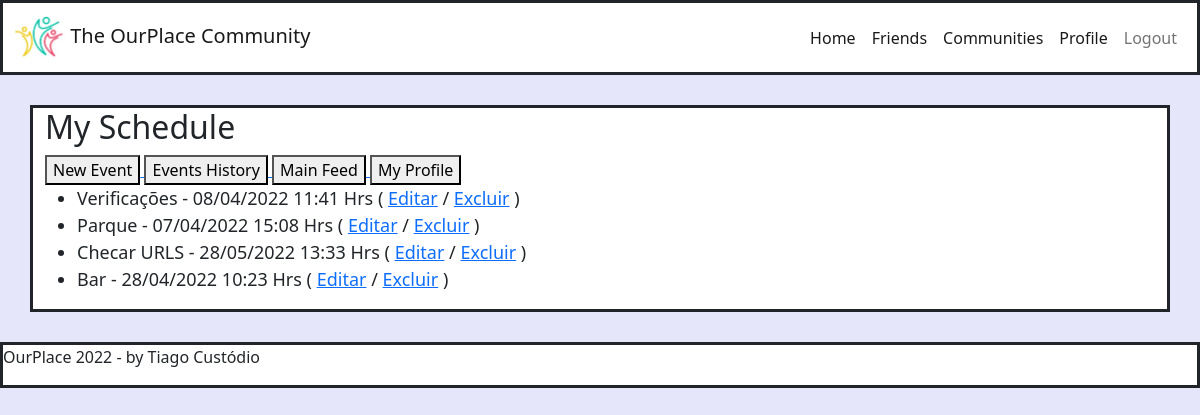
The page /agenda/ (signed in) on the database its author committed.
### core/models.py (models this page shows, shortened)
class Evento(models.Model):
    titulo = models.CharField(max_length=100)
    descricao = models.TextField(blank=True, null=True)
    data_evento = models.DateTimeField(verbose_name='Data do Evento')
    data_criacao = models.DateTimeField(auto_now=True)
    usuario = models.ForeignKey(User, on_delete=models.CASCADE)
    class Meta:
        db_table = 'evento'
    def get_data_evento(self):
        return self.data_evento.strftime('%d/%m/%Y %H:%M Hrs')

### core/views.py (the view)
# urls.py: path('agenda/', views.lista_eventos),
@login_required(login_url='/login/')
def lista_eventos(request):
    usuario = request.user
    data_atual = datetime.now() - timedelta(hours=1)
    evento = Evento.objects.filter(usuario=usuario,
                                   data_evento__gt=data_atual)
    dados = {'eventos':evento}
    return render(request, 'agenda.html', dados)

### templates/agenda.html
{% extends "model-page.html" %}
{% block content %}
<div class="container" style="border-style: solid; background-color: #FFFFFF;">
  <h2>My Schedule</h2>
    <a href="evento/">
        <button type="button">New Event</button>
    </a>
    <a href="historico/">
        <button type="button">Events History</button>
    </a>
    <a href="/feed/">
        <button type="button">Main Feed</button>
    </a>
    <a href="/profile/">
        <button type="button">My Profile</button>
    </a>
    <ul style="font-size: 18px">
        {% for evento in eventos %}
            <li>
                <div>
                    {{ evento.titulo }} - {{ evento.get_data_evento }}
                    ( <a href="evento/?id={{ evento.id }}">Editar</a>
                    / <a href="evento/delete/{{ evento.id }}/">Excluir</a> )
                </div>
            </li>
        {% endfor %}
    </ul>
</div>
{% endblock %}

### rows shown on the page
Evento: titulo "Verificações", get_data_evento "08/04/2022 11:41 Hrs"
Evento: titulo "Parque", get_data_evento "07/04/2022 15:08 Hrs"
Evento: titulo "Checar URLS", get_data_evento "28/05/2022 13:33 Hrs"
Evento: titulo "Bar", get_data_evento "28/04/2022 10:23 Hrs"
